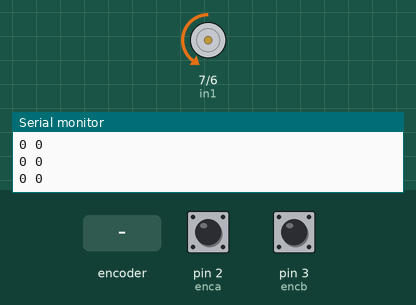
A sketch run on a simulated Arduino Uno, built with avr-gcc and run on an emulated ATmega328P. On the bench: motor-driver pin pairs drawn as motors (green arrow = first pin HIGH = forward, orange = second pin HIGH = backward, longer = more drive, scaled by the enable pin), the last lines printed to the serial monitor. The inputs (shaded band) are chosen by the test bench; at power-on: pin 2 (enca) HIGH, pin 3 (encb) HIGH.

Above: at 1.2 s.
1.3 s: rotary encoder on pin 2 (enca) / pin 3 (encb) turned 1 step (first pin leading)
At 3.4 s:
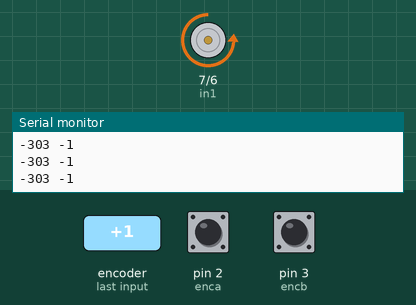
4.5 s: rotary encoder on pin 2 (enca) / pin 3 (encb) turned 2 steps (second pin leading)
At 6.1 s:
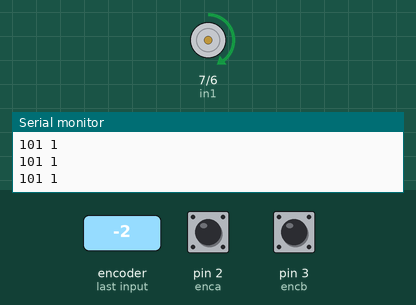
Timing chart, 0 to 13.9 s (numbered marks = the images above; inputs shaded):
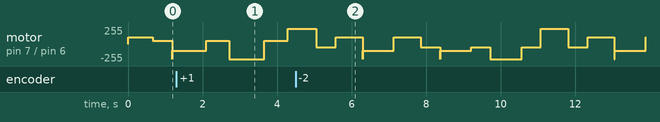

The sketch:

basic_dance.ino
```cpp
//to control dc motor using driver
#define enca 2 //yellow
#define encb 3 //white

#define pwm_pin 11
#define in2 6
#define in1 7

int pos = 0;

unsigned long prevT = 0; // Change to unsigned long to handle micros() overflow
float eprev = 0;
float eintegral = 0;

void setup() {
  Serial.begin(9600);
  pinMode(enca, INPUT);
  pinMode(encb, INPUT);
  attachInterrupt(digitalPinToInterrupt(enca), readEncoder, RISING);

  pinMode(in2, OUTPUT);
  pinMode(in1, OUTPUT);
  pinMode(pwm_pin, OUTPUT);
}

void loop() {
  // define the target positions
  int target_degrees[] = {90,  0,  -90,   0, -270, 0,   270,   0, 90, -90};
  int steps[] =          {100, 100, 100, 100, 100, 100, 100, 100, 100, 100 };

  // PID constants
  float kp = 1;
  float kd = 0.055;
  float ki = 0.0001;

  // iterate through target positions
  for (int i = 0; i < sizeof(target_degrees) / sizeof(target_degrees[0]); i++) {
    // set the target position
    int target_degree = target_degrees[i];
    int target = int(1.124 * target_degree);

    // move towards the target position in steps
    for (int step = 0; step < steps[i]; step++) {
      // time difference
      unsigned long currT = micros(); // Change to unsigned long
      float deltaT = ((float)(currT - prevT)) / 1.0e6;
      prevT = currT;

      // error
      int e = target - pos;

      // derivative
      float dedt = (e - eprev) / deltaT;

      // integral
      eintegral = eintegral + e * deltaT;

      // control signal
      float u = kp * e + kd * dedt + ki * eintegral;

      // motor power
      float pwr = fabs(u);
      if (pwr > 230) {
        pwr = 230;
      }

      if (pwr < 50){
        pwr = 50;
      }

      // motor direction
      int dir = 1;
      if (u < 0) {
        dir = -1;
      }

      // signal the motor
      setMotor(dir, (uint8_t)pwr, pwm_pin, in1, in2); // Cast pwmVal to uint8_t

      // store previous error
      eprev = e;

      Serial.print(target);
      Serial.print(" ");
      Serial.print(pos);
      Serial.println();
    }
  }
}


void setMotor(int dir, uint8_t pwmVal, int pwm, int in1_pin, int in2_pin) { // Change pwmVal data type to uint8_t
  analogWrite(pwm, pwmVal);
  if (dir == 1) {
    digitalWrite(in1_pin, HIGH);
    digitalWrite(in2_pin, LOW);
  } else if (dir == -1) {
    digitalWrite(in1_pin, LOW);
    digitalWrite(in2_pin, HIGH);
  } else {
    digitalWrite(in1_pin, LOW);
    digitalWrite(in2_pin, LOW);
  }
}

void readEncoder() {
  int b = digitalRead(encb);

  if (b > 0) {
    pos++;
  } else {
    pos--;
  }
}
```
